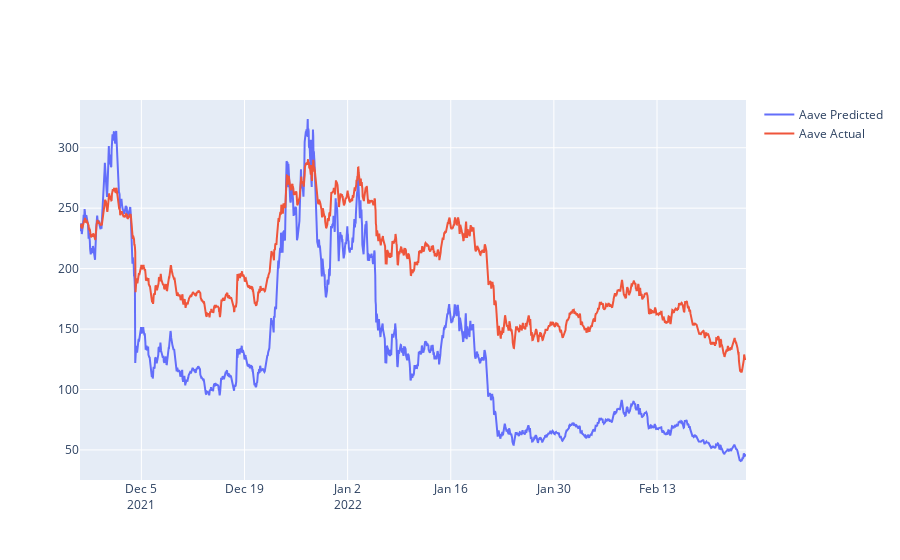

The notebook cell this image was saved under:
### Code cell
fig = go.Figure()
fig.add_trace(go.Scatter(x=df_test.index, y=pred_prices,
                    mode='lines',
                    name='Aave Predicted'))
fig.add_trace(go.Scatter(x=df_test.index, y=df_test.aavePriceUSD,
                    mode='lines',
                    name='Aave Actual'))

### Figure 1 — Plotly figure (JSON) as saved in the notebook; plotly's stock layout.template omitted (floating-point values rounded to 4 significant figures; data arrays with more than 128 entries replaced by an {"elided": "..."} marker saying what was removed)
{"data": [{"mode": "lines", "name": "Aave Predicted", "type": "scatter", "x": {"elided": "2171 str values"}, "y": {"elided": "2171 float values"}}, {"mode": "lines", "name": "Aave Actual", "type": "scatter", "x": {"elided": "2171 str values"}, "y": {"elided": "2171 float values"}}], "layout": {}}
